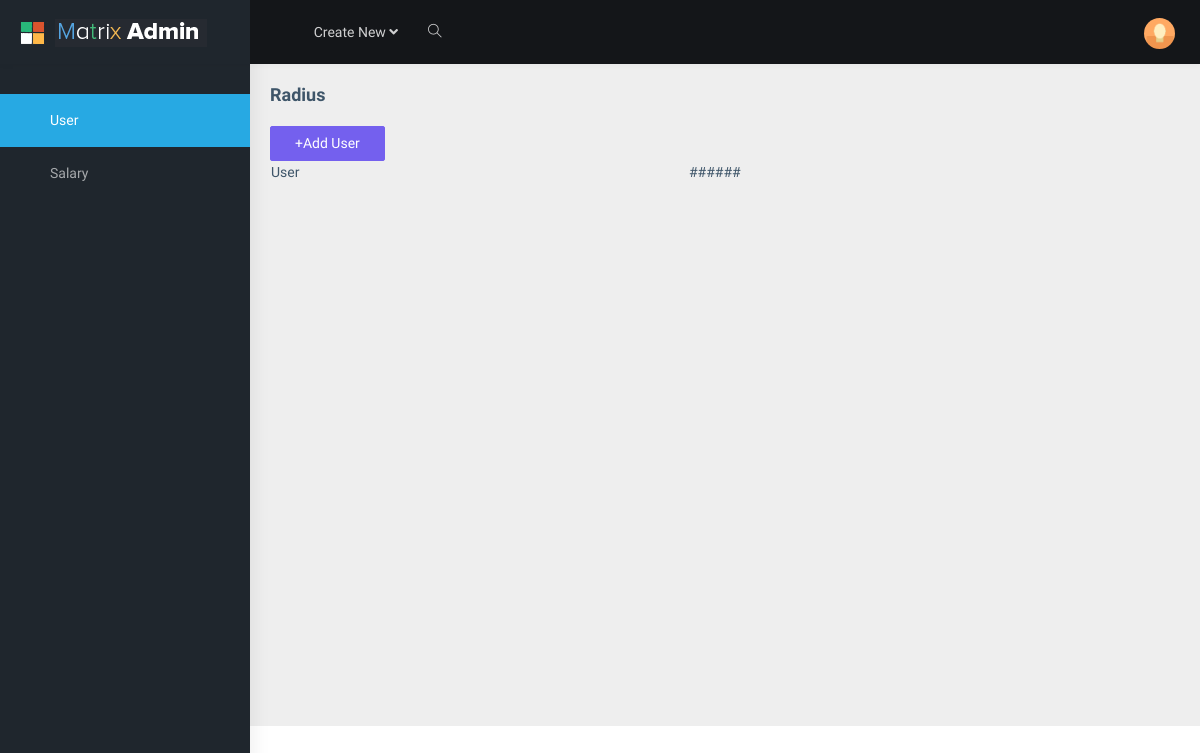
Page /api/admin/users (signed in) on the earlier database version.
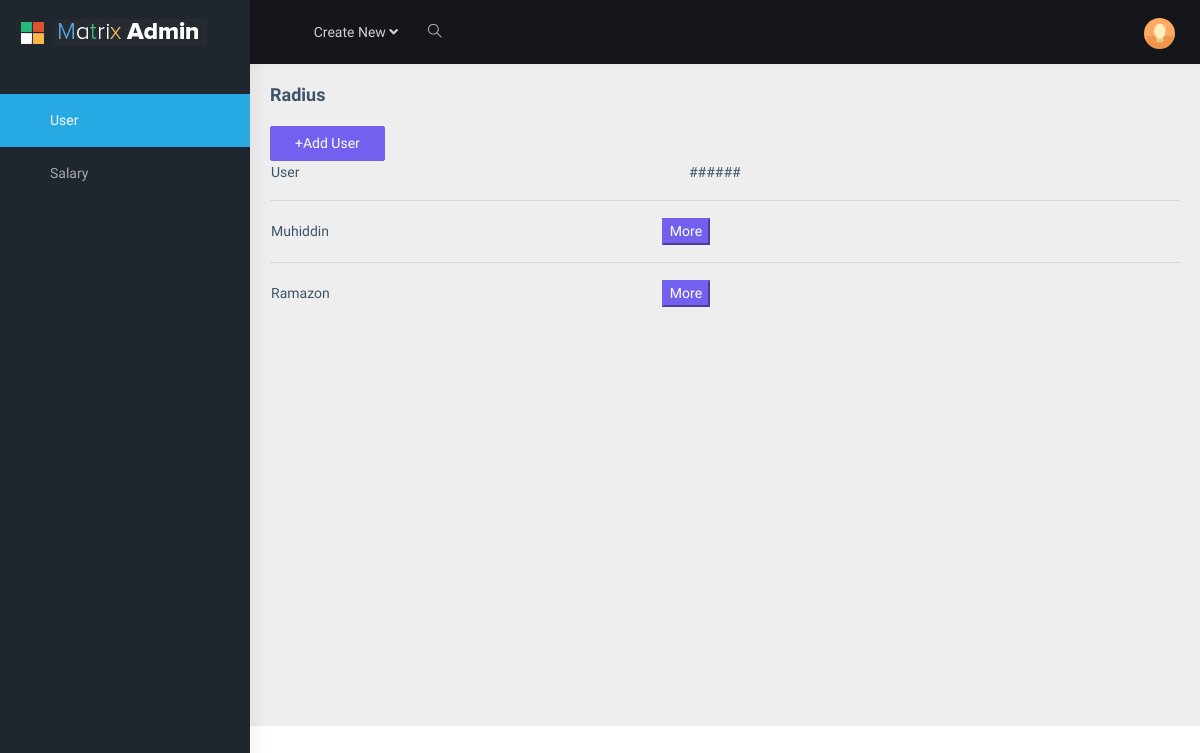
Same page on the later database version.
### salary/models.py (models this page shows, shortened)
class Workers(models.Model):
    CHOICES = (
        ('true', 'TRUE'),
        ('false', 'FALSE')
    )
    full_name = models.CharField(max_length=125)
    phone = models.CharField(max_length=12)
    age = models.IntegerField(default=0)
    job = models.CharField(max_length=125)
    birthday = models.DateField(auto_now=False, auto_now_add=False, blank=True, null=True)
    salary = models.IntegerField(default=0)
    telegram_id = models.CharField(max_length=125)
    bons = models.IntegerField(default=0)
    fine = models.IntegerField(default=0)
    give = models.IntegerField(default=0)
    residue = models.IntegerField(default=0)
    status = models.CharField(max_length=25, choices=CHOICES, default='true', blank=True, null=True)

### salary/views.py (the view)
# urls.py: path('users', UserView.as_view(), name='users'),
class UserView(TemplateView):
    model = Workers
    def get(self, request, *args, **kwargs):
        if not request.user.is_authenticated:
            return HttpResponseRedirect(reverse_lazy('login'))
        context = super().get_context_data(**kwargs)
        context['users'] = Workers.objects.all()
        return render(request, 'admin/users.html', context)

### salary/templates/admin/users.html
{% extends 'base.html' %}
{% load static %}
{% block content %}
    <table>
        <a href="{% url 'adduser' %}"><button class="btn btn-primary px-4">+Add User</button></a>
    <tr>
        <td style="width: 35%;">User</td>
        <td style="width: 10%;">######</td>
    </tr>
        </table>
    {% for user in users%}
        <table>
    <tr>
        <td style="width: 35%;">{{user.full_name}}</td>
        <td style="width: 10%;"> <a href="{%url 'userprofil' user.id %}"><button class="btn-primary">More</button></a></td>
        <hr>
    </tr>
        </table>
    {% endfor %}
{% endblock %}

Differences in the rows shown:
added Workers: full_name "Muhiddin"
added Workers: full_name "Ramazon"
